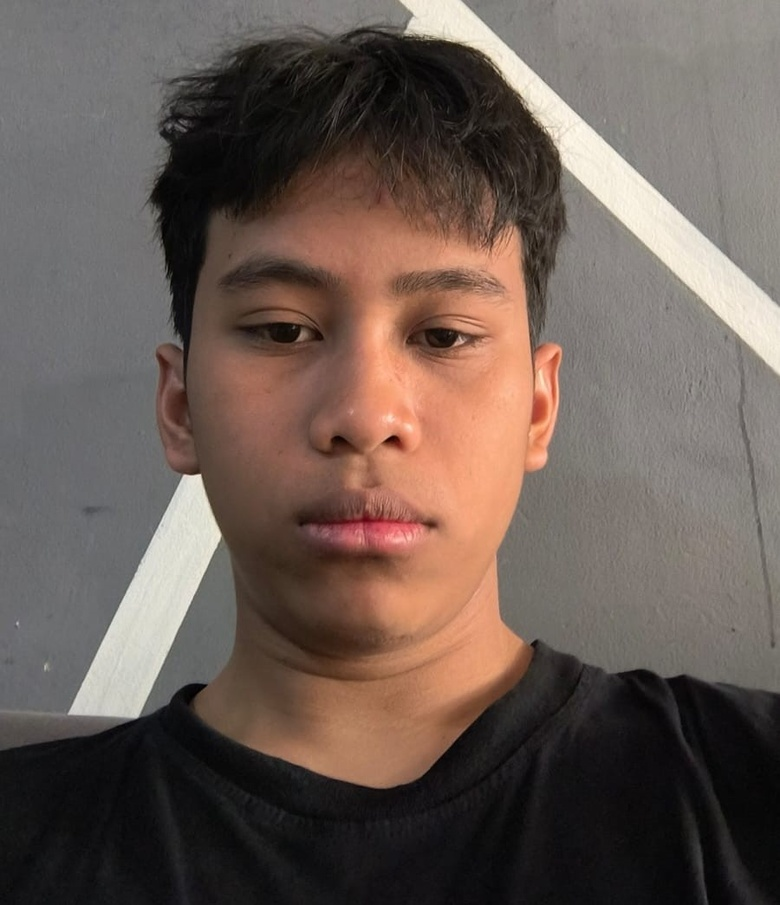
#> input picture Seaborn/Black T-Shirt.jpg, 780 x 905 px, shrunk from 900 x 1045 before the run
$ python -i UTS.py   (imports and definitions only)
#> lines starting #> are read from the running program, lines starting #| are printed output that depends on the picture; after the words box and inside, x2 and y2 are one past the last pixel; in counts of white or black regions, pixels touching at a corner belong together
#> further down, picture is the input picture: shape (905, 780, 3); mean B, G, R 84.5, 91.8, 106.1
import streamlit as st
import cv2
import numpy as np
from matplotlib import pyplot as plt

# Fungsi untuk mengubah RGB menjadi HSV
def convert_rgb_to_hsv(image):
    hsv_image = cv2.cvtColor(image, cv2.COLOR_BGR2HSV)
    return hsv_image

# Fungsi untuk menghitung histogram
def calculate_histogram(image):
    color = ('b', 'g', 'r')
    plt.figure()
    plt.title("Color Histogram")
    plt.xlabel("Bins")
    plt.ylabel("# of Pixels")
    for i, col in enumerate(color):
        hist = cv2.calcHist([image], [i], None, [256], [0, 256])
        plt.plot(hist, color=col)
        plt.xlim([0, 256])
    return plt

# Fungsi untuk mengatur kecerahan dan kontras
def adjust_brightness_contrast(image, brightness=0, contrast=0):
    brightness = int((brightness - 50) * 2.55)
    contrast = int((contrast - 50) * 2.55)

    img = image.copy()
    if brightness != 0:
        if brightness > 0:
            shadow = brightness
            highlight = 255
        else:
            shadow = 0
            highlight = 255 + brightness
        alpha_b = (highlight - shadow) / 255
        gamma_b = shadow

        img = cv2.addWeighted(img, alpha_b, img, 0, gamma_b)

    if contrast != 0:
        f = 131 * (contrast + 127) / (127 * (131 - contrast))
        alpha_c = f
        gamma_c = 127 * (1 - f)

        img = cv2.addWeighted(img, alpha_c, img, 0, gamma_c)

    return img

# Fungsi untuk mendeteksi kontur
def detect_contours(image):
    gray = cv2.cvtColor(image, cv2.COLOR_BGR2GRAY)
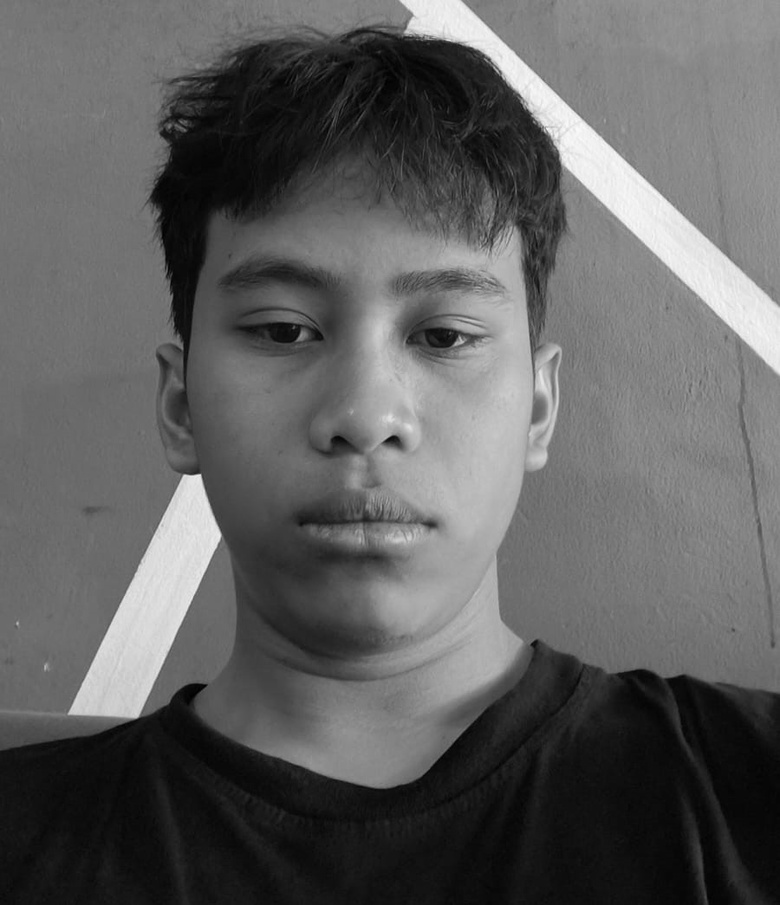
#> gray: shape (905, 780); min 0, max 250, mean 95.2
    blurred = cv2.GaussianBlur(gray, (5, 5), 0)
    edged = cv2.Canny(blurred, 50, 150)
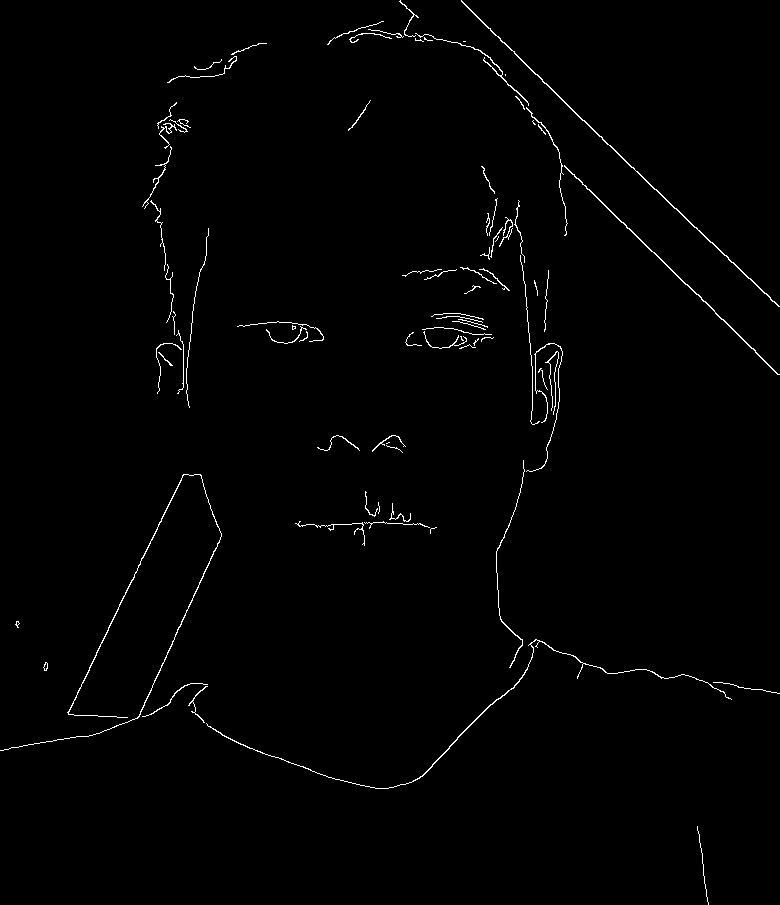
#> edged: shape (905, 780); 1.1% white in thin lines or dots
    contours, _ = cv2.findContours(edged, cv2.RETR_EXTERNAL, cv2.CHAIN_APPROX_SIMPLE)
#> contours = 84 contours, 69 with area under 20; largest, box (x1, y1, x2, y2) and area: (461, 0, 780, 307) 292, (564, 165, 780, 375) 198, (0, 474, 222, 751) 180, (206, 639, 732, 789) 180, (415, 33, 529, 106) 64
    contour_image = image.copy()
    cv2.drawContours(contour_image, contours, -1, (0, 255, 0), 2)
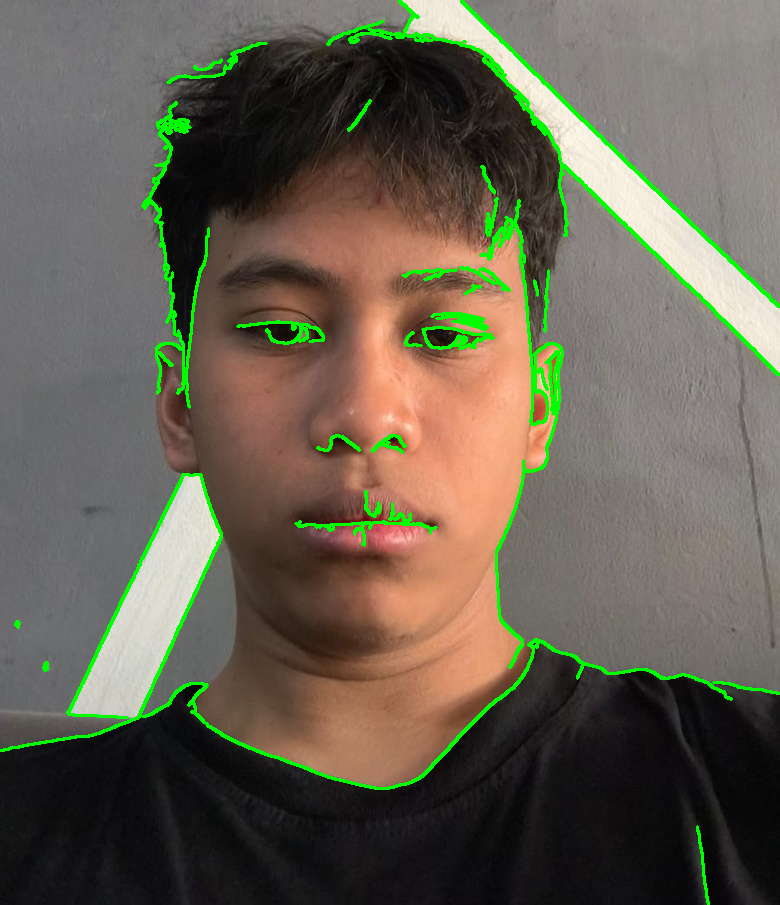
#> contour_image: shape (905, 780, 3); 3.35% of pixels changed, all inside (x1, y1, x2, y2) = (0, 0, 780, 905)
    return contour_image, contours

# Menampilkan judul dan deskripsi aplikasi
# [44 lines not run here, left out]

>>> import cv2
>>> picture = cv2.imread('../Seaborn/Black T-Shirt.jpg')
>>> result = detect_contours(picture)
